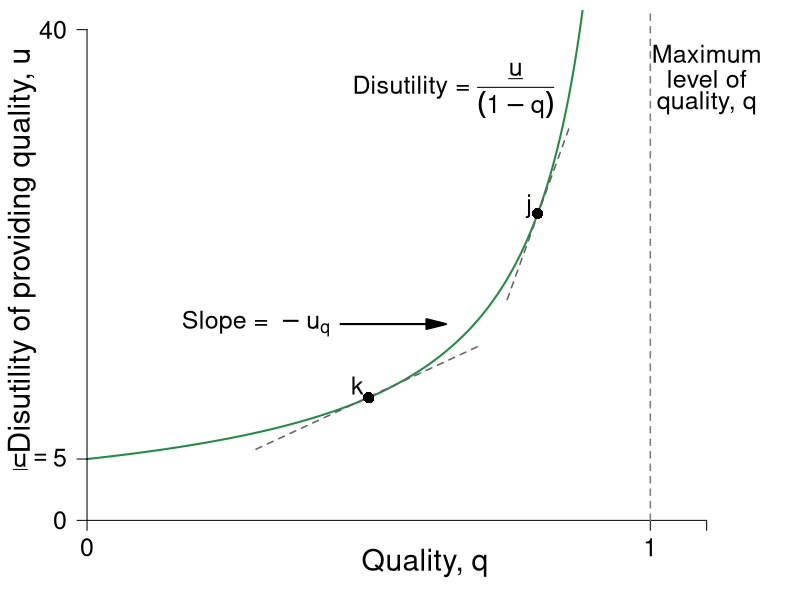

This figure's R source:
require(ggplot2)
require(shape)
require(plotrix)
pdf(file = "information_power/ch11_fig2.pdf", width = 9, height = 7)

#Set parameters for graphics
pointsize <- 1.8
axislabelsize <- 1.8
labelsize <- 1.5
namesize <- 1.8
annotatesize <- 1.5
graphlinewidth <- 2
segmentlinewidth <- 1.5

disutilityFn <- function(q, delta = 5) {
  delta /(1 - q)
}

#COL <- c("#1B9E77", "#D95F02", "#7570B3", "#E7298A", "#66A61E", "#E6AB02", "#A6761D", "#666666")
COL <- c("#238b45","#7fc97f", "#beaed4", "#fdc086", "#ffff99")
COLA <- c("#e0f3db", "#99d8c9","#66c2a4","#41ae76", "#238b45", "#005824")
COLB <- c("#c6dbef", "#4eb3d3", "#2b8cbe", "#0868ac","#084081")
COLC <- c("#fcfbfd", "#efedf5", "#dadaeb", "#bcbddc", "#9e9ac8", "#807dba", "#6a51a3", "#54278f", "#3f007d")
grays <- gray.colors(25, start = 1, end = 0)

par(mar =  c(3, 3, .5, .5))
xlims <- c(0, 1.2)
ylims <- c(0, 40)


plot(0, 0, xlim = xlims, ylim = ylims, type = "n",
     xlab = expression(paste(""), cex = axislabelsize),
     ylab = expression(paste(""), cex = axislabelsize),
     xaxt = "n", yaxt = "n", cex.lab = axislabelsize, bty = "n")

npts <- 500 
npts2 <- 501
#Specify the sequences of points for graphing. 
xx1 <- seq(xlims[1], 0.9, length.out = npts)
xx2 <- seq(xlims[1], xlims[2], length.out = npts)
xx3 <- seq(xlims[1], xlims[2], length.out = npts2)
xx4 <- seq(xlims[1], 25, length.out = npts2)

#Draw the lines for the graphs
lines(xx1, disutilityFn(xx1), col = COL[1], lwd = graphlinewidth)
#lines(xx2, solowCondition(xx2, delta = 5), col = COL[3], lwd = 4)
#lines(xx2, solowInfeas(xx2, delta = 5), col = COL[1], lwd = 4, lty = 2)

#Customize ticks and labels for the plot
ticksy <- c(0, 5, 40)
ylabels <- c(0, expression(underline(u) == 5), 40)
ticksx <- c(0, 1, 1.1)
xlabels <- c(0, 1.0, NA)

axis(1, at = ticksx, pos = 0, labels = xlabels, cex.axis = labelsize)
axis(2, at = ticksy, pos = 0, labels = ylabels, las = 1, cex.axis = labelsize)

# Axis labels 
text(0.5*xlims[2], -3.5, expression(paste("Quality, ", q)), xpd = TRUE, cex = axislabelsize) 
text(-0.115, 0.55*ylims[2], expression(paste("Disutility of providing quality, ", u)), xpd = TRUE, cex = axislabelsize, srt = 90) 

#Annotation of the  graphs
text(0.65, 35, expression(paste("Disutility = ", frac(underline("u"), (1 - q)))), cex = labelsize)

#Line for the absolute maximum quality
segments(1, 0, 1, 42, lty = 2, lwd = 1.5, col = grays[20])

#Arrow to Slope of BRF
Arrows(0.45, 16, 0.62, 16, col = "black", lty = 1, lwd = 2, arr.type = "triangle")
text(0.3, 16, expression(paste("Slope = " - u[q])), cex = labelsize)

#tangent lines
segments(0.7459, 18, 0.8559, 32, lty = 2, col = grays[22], lwd = segmentlinewidth)
segments(0.3, 5.8, 0.7, 14.3, lty = 2, col = grays[22], lwd = segmentlinewidth)

#Points for differing levels of q
points(0.8, 25, pch = 16, col = "black", cex = 1.5)
points(0.5, 10, pch = 16, col = "black", cex = 1.5)

#tangent point lables
text(0.785, 25.6, expression(paste(j)), cex = labelsize)
text(0.48, 11, expression(paste(k)), cex = labelsize)


#Text to indicate delta = 5
#text(0.2, 38, expression(paste("Disutility of effort")), cex = labelsize)
#text(0.2, 36, expression(paste("set to ", underline("u"), " = 5")), cex = labelsize)

#Text for max quality
text(1.1, 38, expression(paste("Maximum")), cex = labelsize)
text(1.1, 36, expression(paste("level of")), cex = labelsize)
text(1.1, 34, expression(paste("quality, q")), cex = labelsize)


dev.off()
